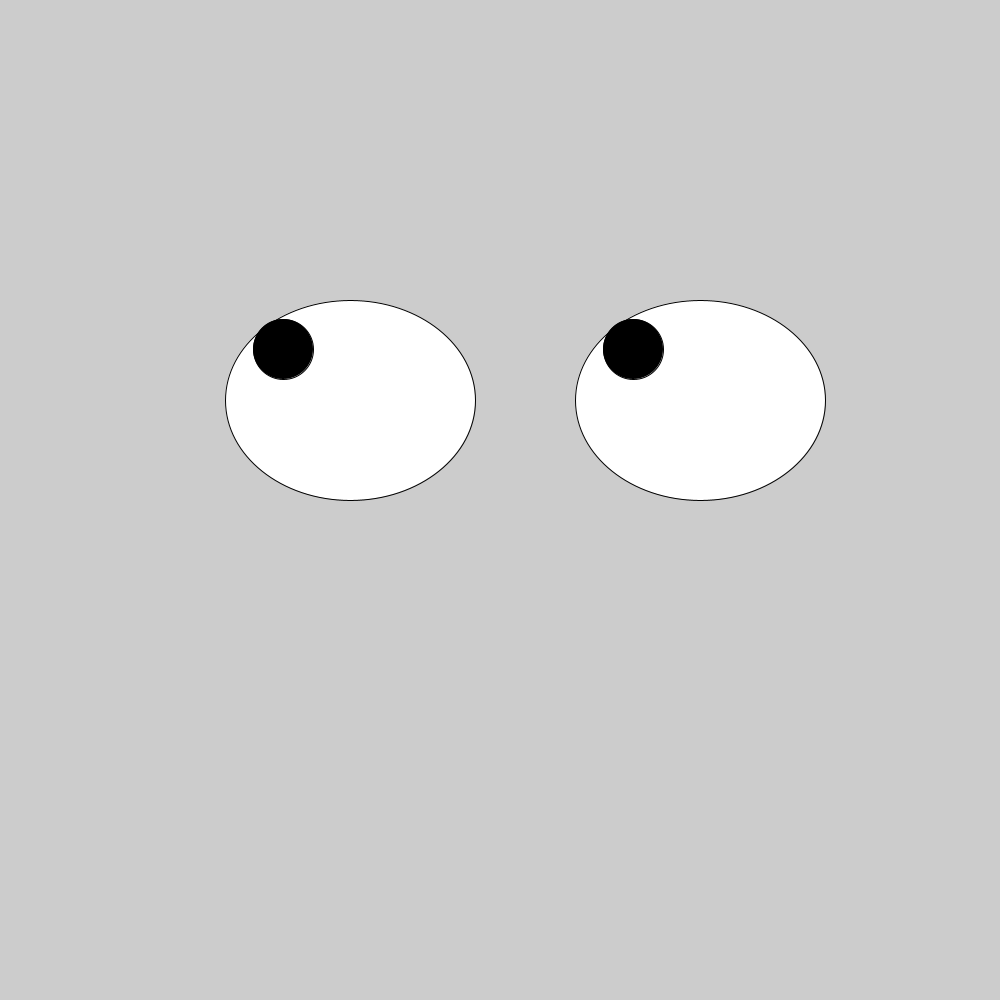
Frame 1 (no input)
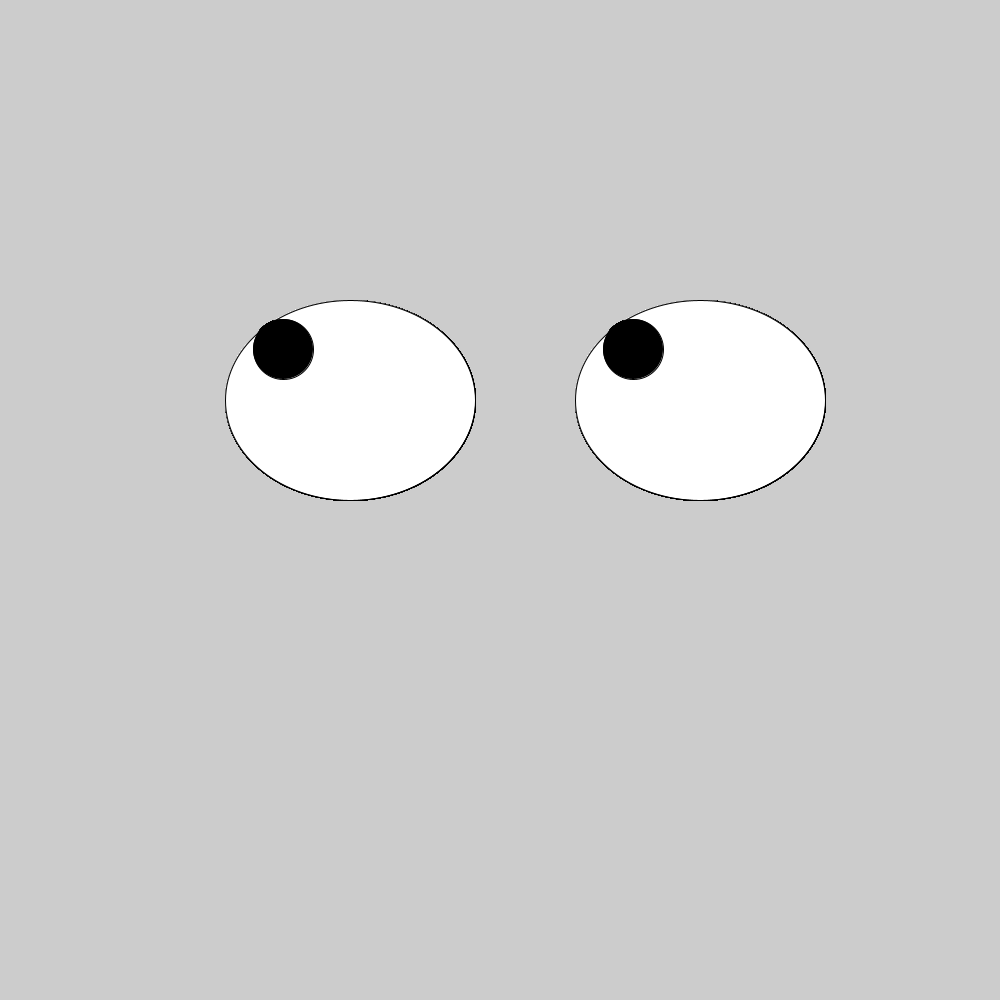
Frame 60 (the mouse pressed at the canvas centre just before this capture)
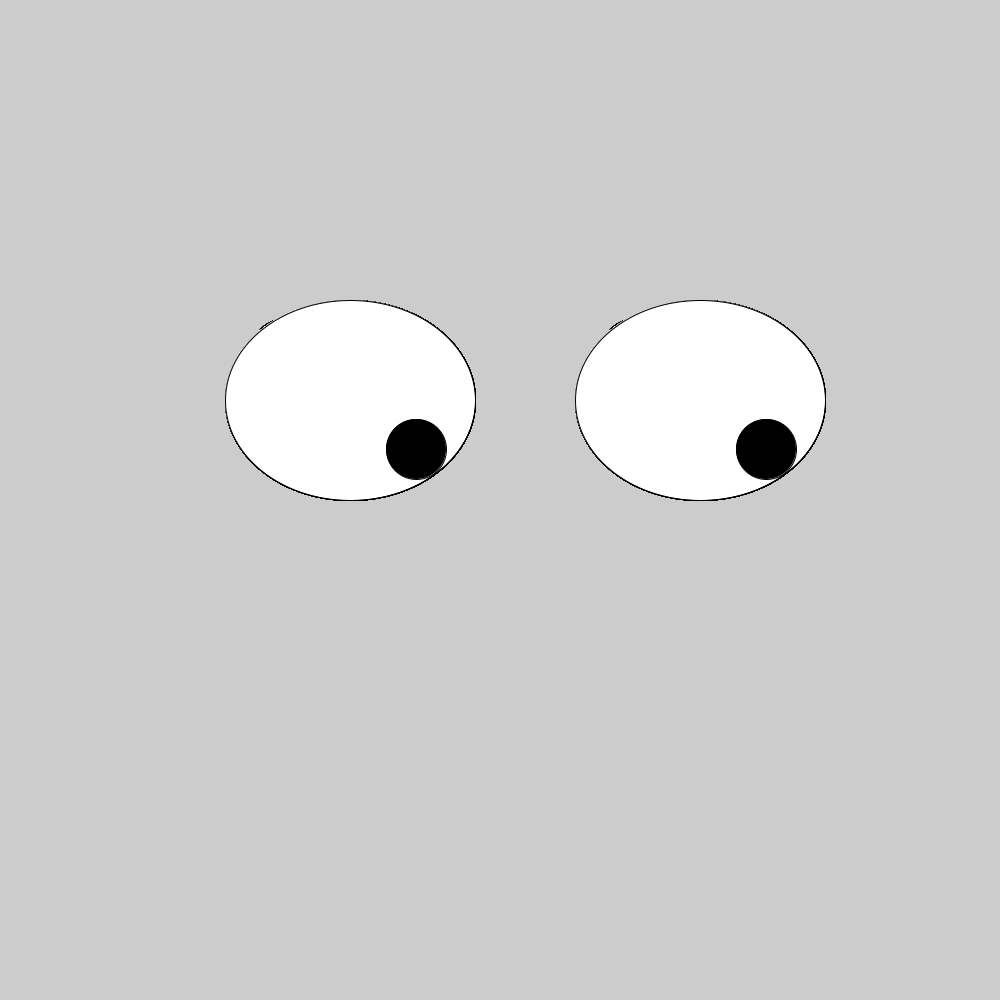
Frame 120 (the mouse held since frame 60 and released just before this capture)

The Processing sketch that drew these frames (run headless with seeded random() and noise(); from frame 60 on, the mouse is pressed at the canvas centre):

// Processing sketch: googly_eyes
// ── googly_eyes.pde
int lowX = 283;
int lowY = 349;
int highX = 416;
int highY = 449;
int pupilX = 0;
int pupilY = 0;
void setup(){
  size(1000, 1000);
  
}
void draw(){
  fill(255);
ellipse(350, 400, 250, 200);

ellipse(350+350, 400, 250, 200);
fill(0);
if(mouseX<highX && mouseX>lowX && mouseY<highY && mouseY>lowY){
  pupilX = mouseX;
  pupilY = mouseY;
} 
else{
  if(mouseX>highX){
    pupilX= highX;
  }
if(mouseX<lowX){
  pupilX= lowX;
}
if(mouseY>highY){
  pupilY= highY;
}
if(mouseY<lowY){
  pupilY= lowY;
}
}
ellipse(pupilX, pupilY, 60, 60);
 
ellipse(pupilX+350, pupilY, 60, 60);

}
